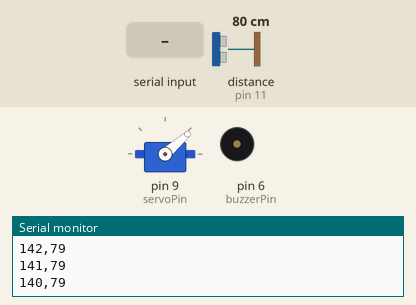
Simulated run of this sketch. Board: Arduino Uno, built with avr-gcc and run on an emulated ATmega328P. Shown: servo, buzzer (waves = sounding), the last lines printed to the serial monitor. Wiring (inferred from the names in the program): ultrasonic range finder: trigger pin 10; echo pin 11. The inputs (shaded band) are chosen by the test bench; at power-on: distance to the obstacle (sensor on pin 11) 80 cm. The echo pulse lasts 58.3 µs per cm.

Above: at 1.27 s.
1.3 s: "THR:90\n" received over Serial
At 2.25 s:
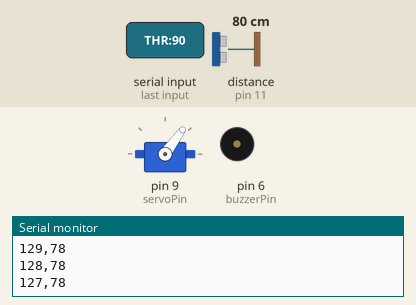
At 2.85 s:
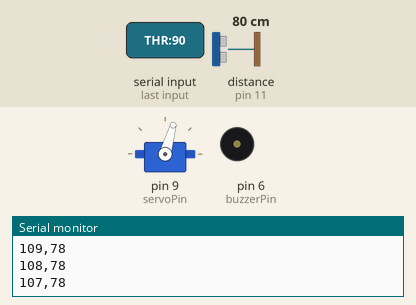
4.3 s: distance to the obstacle (sensor on pin 11) set to 250 cm
7.3 s: distance to the obstacle (sensor on pin 11) set to 96 cm
10.3 s: distance to the obstacle (sensor on pin 11) set to 89 cm
At 12.13 s:
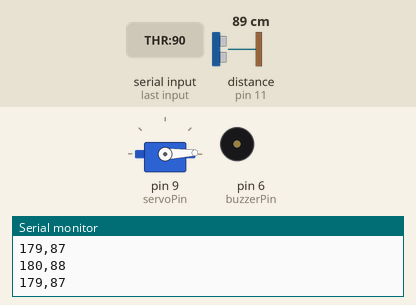
13.3 s: "VEL:90\n" received over Serial
Timing chart, 0 to 59.7 s (numbered marks = the images above; inputs shaded):
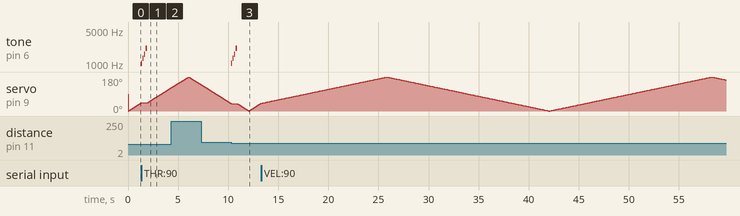

The sketch:

Proyecto_RADAR_ultras_nico.ino
```cpp
#include <Servo.h>

Servo servo;

const int trigPin = 10;
const int echoPin = 11;
const int servoPin = 9;
const int buzzerPin = 6;

int UMBRAL_ACTIVACION = 5;
int UMBRAL_DESACTIVACION = 8;

int angle = 0;
int direction = 1;

int moveDelay = 30;
bool alertaActiva = false;
bool melodiaTocada = false;
bool mute = false;
bool paused = false;

unsigned long lastMove = 0;

const int melodia[][2] = {
  {1047, 60}, {0, 20},
  {1319, 60}, {0, 20},
  {1568, 60}, {0, 20},
  {2093, 150}
};

const int NOTAS = sizeof(melodia) / sizeof(melodia[0]);

void tocarMelodia() {
  if (mute) return;
  for (int i = 0; i < NOTAS; i++) {
    if (melodia[i][0] == 0) {
      noTone(buzzerPin);
    } else {
      tone(buzzerPin, melodia[i][0]);
    }
    delay(melodia[i][1]);
    noTone(buzzerPin);
    delay(30);
  }
}

long medirDistancia() {
  digitalWrite(trigPin, LOW);
  delayMicroseconds(2);
  digitalWrite(trigPin, HIGH);
  delayMicroseconds(10);
  digitalWrite(trigPin, LOW);

  long duracion = pulseIn(echoPin, HIGH, 30000);
  long distancia = duracion * 0.034 / 2;

  if (distancia == 0 || distancia > 400) {
    distancia = 400;
  }
  return distancia;
}

void handleCommand(String cmd) {
  if (cmd.startsWith("VEL:")) {
    int val = cmd.substring(4).toInt();
    if (val >= 5 && val <= 200) {
      moveDelay = val;
      Serial.print("OK VEL:"); Serial.println(moveDelay);
    }
  } else if (cmd.startsWith("THR:")) {
    int val = cmd.substring(4).toInt();
    if (val >= 2 && val <= 100) {
      UMBRAL_ACTIVACION = val;
      UMBRAL_DESACTIVACION = val + 3;
      Serial.print("OK THR:"); Serial.println(val);
    }
  } else if (cmd.startsWith("MUTE:")) {
    mute = cmd.substring(5).toInt() == 1;
    Serial.print("OK MUTE:"); Serial.println(mute ? 1 : 0);
    if (!mute) noTone(buzzerPin);
  } else if (cmd.startsWith("PAUSE:")) {
    paused = cmd.substring(6).toInt() == 1;
    Serial.print("OK PAUSE:"); Serial.println(paused ? 1 : 0);
  }
}

void setup() {
  Serial.begin(9600);
  servo.attach(servoPin);
  pinMode(trigPin, OUTPUT);
  pinMode(echoPin, INPUT);
  pinMode(buzzerPin, OUTPUT);

  Serial.println("RADAR_READY");
}

void loop() {
  while (Serial.available() > 0) {
    String cmd = Serial.readStringUntil('\n');
    cmd.trim();
    if (cmd.length() > 0) handleCommand(cmd);
  }

  if (paused) {
    delay(50);
    return;
  }

  if (millis() - lastMove >= (unsigned long)moveDelay) {
    lastMove = millis();

    servo.write(angle);
    delay(15);

    long dist = medirDistancia();
    int displayAngle = 180 - angle;

    Serial.print(displayAngle);
    Serial.print(",");
    Serial.println(dist);

    if (!alertaActiva && dist < UMBRAL_ACTIVACION) {
      alertaActiva = true;
      melodiaTocada = false;
    } else if (alertaActiva && dist > UMBRAL_DESACTIVACION) {
      alertaActiva = false;
      melodiaTocada = false;
    }

    if (alertaActiva && !melodiaTocada) {
      tocarMelodia();
      melodiaTocada = true;
    }

    angle += direction;
    if (angle >= 180) direction = -1;
    if (angle <= 0) direction = 1;
  }
}
```

Measured:
- after the input at 1.3 s, tone on pin 6 (buzzerPin): plays 1047 Hz for 0.06 s, 1319 Hz for 0.06 s, 1568 Hz for 0.06 s, 2093 Hz for 0.15 s, starting at once
- after the input at 10.3 s, tone on pin 6 (buzzerPin): plays 1047 Hz for 0.06 s, 1319 Hz for 0.06 s, 1568 Hz for 0.06 s, 2093 Hz for 0.15 s, starting at once
